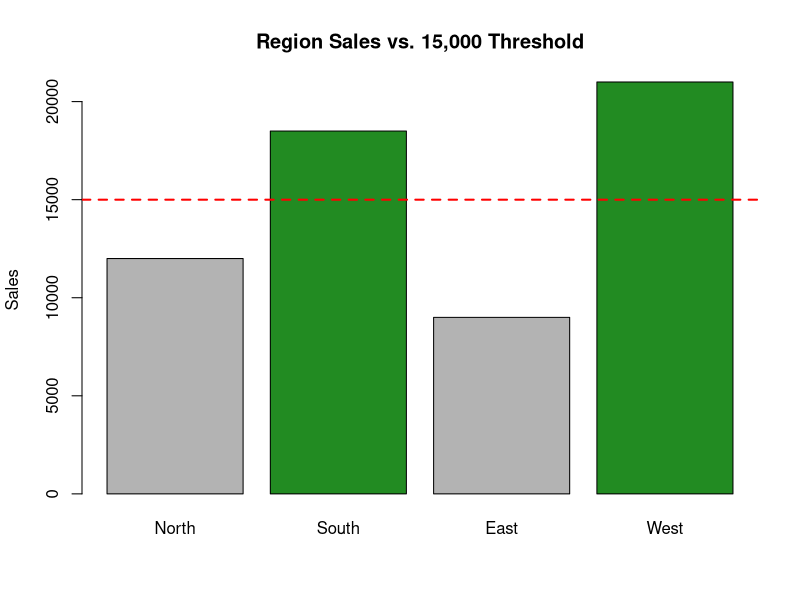

R code for this plot:

# --- chart: visualize which regions passed the threshold used above ---
region_sales <- c(12000, 18500, 9000, 21000)
region_names <- c("North", "South", "East", "West")
bar_colors <- ifelse(region_sales > 15000, "forestgreen", "gray70")
barplot(region_sales, names.arg = region_names, col = bar_colors,
        main = "Region Sales vs. 15,000 Threshold", ylab = "Sales")
abline(h = 15000, col = "red", lty = 2, lwd = 2)
